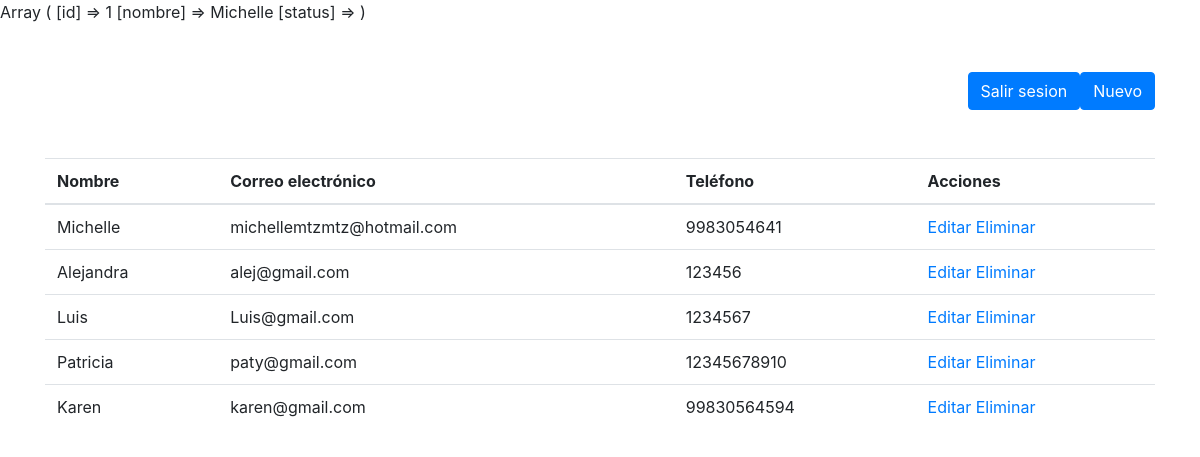
Page /Modulos/usuarios/index.php (signed in) on the committed database.
### tables this page shows
CREATE TABLE `usuarios` (
  `id_usr` int(11) UNSIGNED NOT NULL,
  `nombre_usr` varchar(255) NOT NULL,
  `telefono_usr` varchar(20) NOT NULL,
  `direccion_usr` varchar(150) NOT NULL,
  `correo_usr` text NOT NULL,
  `password_usr` varchar(15) NOT NULL,
  `status_usr` int(1) DEFAULT 1
);

### Modulos/usuarios/index.php (the view, shortened to what this page needs)
<?php
print_r($_SESSION);
?>
<!DOCTYPE html>
<html lang="es-MX">
<head>
<link rel="stylesheet" href="https://stackpath.bootstrapcdn.com/bootstrap/4.5.0/css/bootstrap.min.css">
</head>
<body>
<?php require_once 'conexion.php'; ?>
  <div class="container mt-5">
    <div class="row">
    <div class="col-sm-12">
    <a href ="formulario_usuarios.php" class="btn btn-primary float-right mb-5">Nuevo</a>
    <a href ="cerrarsesion.php" class="btn btn-primary float-right mb-5">Salir sesion</a>
    </div>
    <div class="col-sm-12">
  <div class="table-reponsive">
    <table class="table table-stripped">
    <thead>
      <tr>
        <th>Nombre</th>
        <th>Correo electrónico</th>
        <th>Teléfono</th>
        <th>Acciones</th>
      </tr>
    </thead>
    <tbody>
      <?php
      $consulta = "SELECT * FROM usuarios";
      $resultado = mysqli_query($mysqli, $consulta);
      while($fila = mysqli_fetch_array($resultado)){
      ?>
      <tr>
        <td><?php echo $fila["nombre_usr"]; ?></td>
        <td><?php echo $fila["correo_usr"]; ?></td>
        <td><?php echo $fila["telefono_usr"]; ?></td>
        <td>
        <a href="detalle_usuarios.php?id=<?php echo $fila['id_usr']; ?>">Editar</a>
        <a href="eliminar_usuarios.php?id=<?php echo $fila['id_usr']; ?>">Eliminar</a>
        </td>
      </tr>
      <?php }  ?>
    </tbody>
    </table>
  </div>
  </div>
  </div>
  </div>
</body>
</html>

### rows in the picture
usuarios: nombre_usr "Michelle", correo_usr "michellemtzmtz@hotmail.com", telefono_usr "9983054641"
usuarios: nombre_usr "Alejandra", correo_usr "alej@gmail.com", telefono_usr "123456"
usuarios: nombre_usr "Luis", correo_usr "Luis@gmail.com", telefono_usr "1234567"
usuarios: nombre_usr "Patricia", correo_usr "paty@gmail.com", telefono_usr "12345678910"
usuarios: nombre_usr "Karen", correo_usr "karen@gmail.com", telefono_usr "99830564594"
